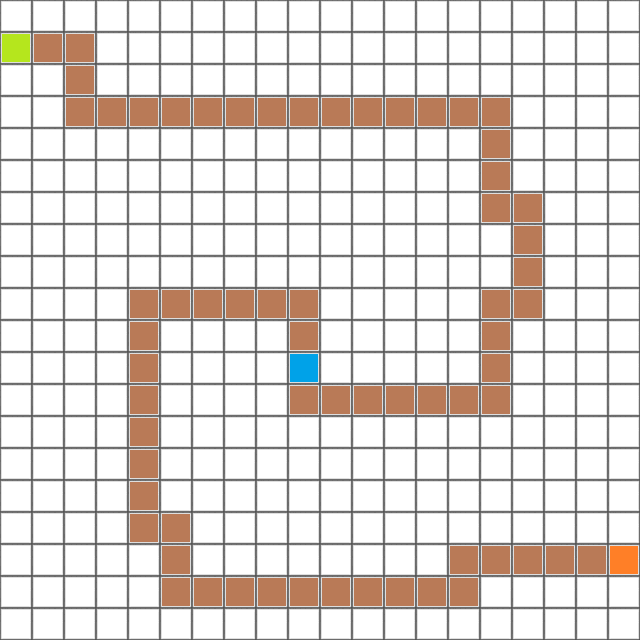

Below is a game level as drawn by its tile map, then a one-line description and the .tmx that defines it (tile-layer data replaced by summaries):
An orthogonal 20x20 tile map with 32x32 px tiles, 1 tile layer (Tile Layer 1).

<map version="1.0" orientation="orthogonal" width="20" height="20" tilewidth="32" tileheight="32">
 <tileset firstgid="1" name="tile_set_01" tilewidth="32" tileheight="32">
  <image source="tile_set_01.bmp" trans="ff00ff" width="160" height="32" />
 </tileset>
 <layer name="Tile Layer 1" width="20" height="20">
  <data>[400 cells, 400 non-empty, 5 distinct tile ids]</data>
 </layer>
</map>